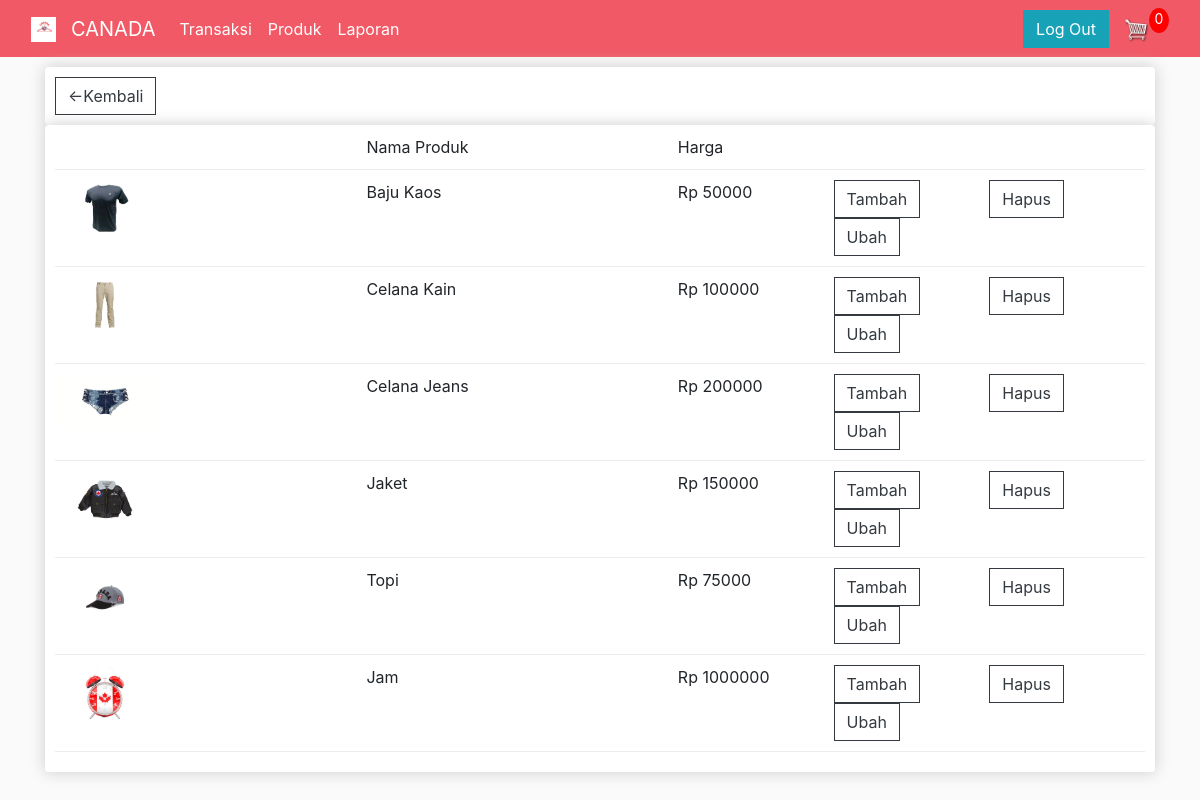
/produk/, run on the app's committed database.
### transaksi/models.py (models this page shows, shortened)
class Product(models.Model):
    name    = models.CharField(max_length=200, null=True)
    price   = models.FloatField()
    digital = models.BooleanField(default=False, null=True,blank=False)
    image   = models.ImageField(null=True, blank=True, default="placeholder.png")
    @property
    def imageURL(self):
        try:
            url = self.image.url
        except:
            url = ''
        return url

### transaksi/views.py (the view)
# urls.py: path('produk/', views.produk, name="produk"),
def produk(request):
    if request.user.is_authenticated:
        customer = request.user.customer
        order, created = Order.objects.get_or_create(customer=customer, complete=False)
        items =  order.orderitem_set.all()
        cartItems = order.get_cart_items
    else:
        items = []
        order = {'get_cart_total':0, 'get_cart_items':0}
        cartItems = order['get_cart_items']
    products    = Product.objects.all()
    context     = {'products':products, 'cartItems':cartItems}
    return render(request, 'transaksi/produk.html', context)

### transaksi/templates/transaksi/produk.html
{% extends 'menu/menu.html' %}
{% load static %}
{% block content %}
    <div class="row">
        <div class="col-lg-12">
            <div class="box-element">
                <a class="btn btn-outline-dark" href="{% url 'menu' %}"> &#x2190;Kembali</a>
            </div>
            <div class="box-element">
                <div class="cart-row">
                    <div style="flex: 2;"></div>
                    <div style="flex: 2;"> Nama Produk </div>
                    <div style="flex: 1;"> Harga </div>
                    <div style="flex: 1;"></div>
                    <div style="flex: 1;"></div>
                </div>
                {% for product in products %}
                <div class="cart-row">
                    <div style="flex: 2;"><img class="row-image" src="{{product.imageURL}}"></div>
                    <div style="flex: 2;"> {{product.name}} </div>
                    <div style="flex: 1;"> Rp {{product.price|floatformat:0}} </div>
                    <div style="flex: 1;">
                        <a class="btn btn-outline-dark" href="{% url 'create-product' %}">Tambah</a>
                        <a class="btn btn-outline-dark" href="{% url 'create-product' %}">Ubah</a>
                    </div>
                    <div style="flex: 1;">
                        <a class="btn btn-outline-dark" href="{% url 'create-product' %}">Hapus</a>
                    </div>
                </div>
                {% endfor %}
            </div>
        </div>
    </div>
{% endblock content %}

### static/css/main.css (style rules this page uses)
body { background-color: hsl(0, 0%, 98%); }
.box-element { box-shadow:hsl(0, 0%, 80%) 0 0 16px; background-color: #fff; border-radius: 4px; padding: 10px; }
.col-lg-4, .col-lg-6, .col-lg-8, .col-lg-12 { margin-top: 10px; }
.btn { border-radius: 0; }
.row-image { width: 100px; }
.cart-row { display: flex; align-items: flex-stretch; padding-bottom: 10px; margin-bottom: 10px; border-bottom: 1px solid #ececec; }

### data on the page
Product: imageURL (picture), name "Baju Kaos", price "50000"
Product: imageURL (picture), name "Celana Kain", price "100000"
Product: imageURL (picture), name "Celana Jeans", price "200000"
Product: imageURL (picture), name "Jaket", price "150000"
Product: imageURL (picture), name "Topi", price "75000"
Product: imageURL (picture), name "Jam", price "1000000"

### other printed values
{{ cartItems }} "0"
